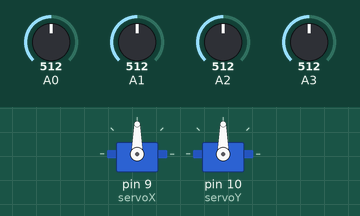
A sketch run on a simulated Arduino Uno, built with avr-gcc and run on an emulated ATmega328P. Shown: 2 × servo. The inputs (shaded band) are chosen by the test bench; at power-on: A0 = 512, A2 = 512, A1 = 512, A3 = 512.

Above: at 1.2 s.
1.3 s: A0 set to 553
2.8 s: A0 set to 573
At 3.97 s:
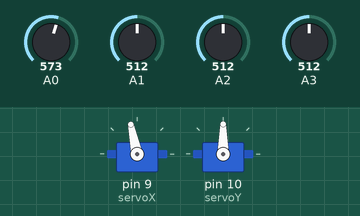
At 5.78 s:
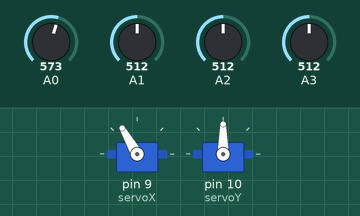
5.8 s: A2 set to 549
8.8 s: A2 set to 572
At 9.0 s:
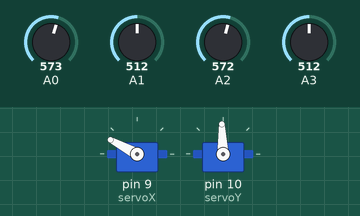
11.8 s: A1 set to 616
14.8 s: A1 set to 632
At 15.03 s:
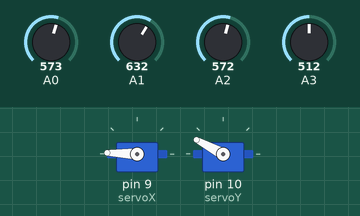
Timing chart, 0 to 20.5 s (numbered marks = the images above; inputs shaded):
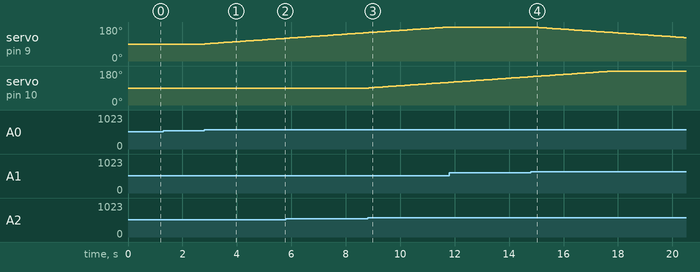

Measured:
- the behaviour switches between 562 and 563 on A0 (found by bisection; images 0 and 1)
- the behaviour switches between 562 and 563 on A2 (found by bisection; images 2 and 3)
- the behaviour switches between 623 and 624 on A1 (found by bisection; images 3 and 4)
- after the input at 1.3 s, every drawn part: stays the same
- after the input at 2.8 s, servo on pin 9 (servoX): moves from 90° to 120° over 2.9 s, starting at once
- after the input at 8.8 s, servo on pin 10 (servoY): moves from 90° to 120° over 2.9 s, starting after 0.05 s
- after the input at 14.8 s, servo on pin 9 (servoX): moves from 180° to 124° over 5.5 s, starting after 0.09 s

The sketch:

dual_axis_tracker.ino
```cpp
#include <Servo.h>

Servo servoX;
Servo servoY;

int posX = 90;
int posY = 90;

void setup() {
  servoX.attach(9);
  servoY.attach(10);
}

void loop() {

  int ldr1 = analogRead(A0);
  int ldr2 = analogRead(A1);
  int ldr3 = analogRead(A2);
  int ldr4 = analogRead(A3);

  // Difference between left and right sensors
  int diffX = ldr1 - ldr2;

  // Difference between top and bottom sensors
  int diffY = ldr3 - ldr4;

  // Horizontal movement - Azimuth
  if (abs(diffX) > 50) {

    if (diffX > 0)
      posX++;
    else
      posX--;
  }

  // Vertical movement - Elevation
  if (abs(diffY) > 50) {

    if (diffY > 0)
      posY++;
    else
      posY--;
  }

  // Limit servo angles
  posX = constrain(posX, 0, 180);
  posY = constrain(posY, 0, 180);

  // Move motors
  servoX.write(posX);
  servoY.write(posY);

  delay(100);
}
```
